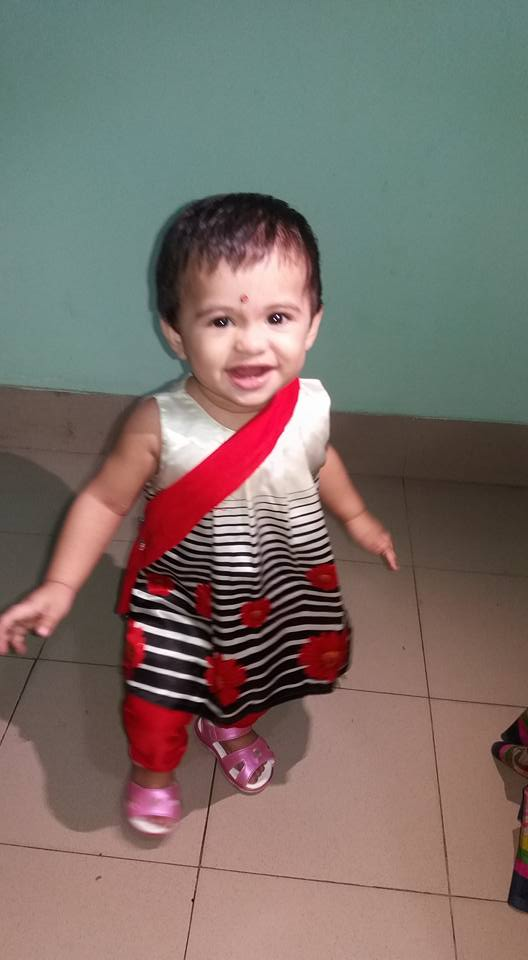
#> input picture pil/a.jpg, 528 x 960 px
$ python transformation.py
#> lines starting #> are read from the running program, lines starting #| are printed output that depends on the picture
from PIL import Image

baby = Image.open("a.jpg")
#> baby is the input picture: PIL image 528x960 RGB; mean R, G, B 123.7, 111.5, 105.6
square_img = baby.resize((250, 250))
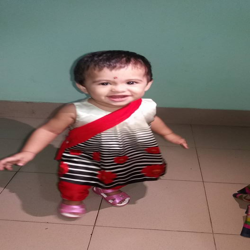
#> square_img: PIL image 250x250 RGB; mean R, G, B 123.7, 111.6, 105.6
flip_baby = baby.transpose(Image.FLIP_LEFT_RIGHT)
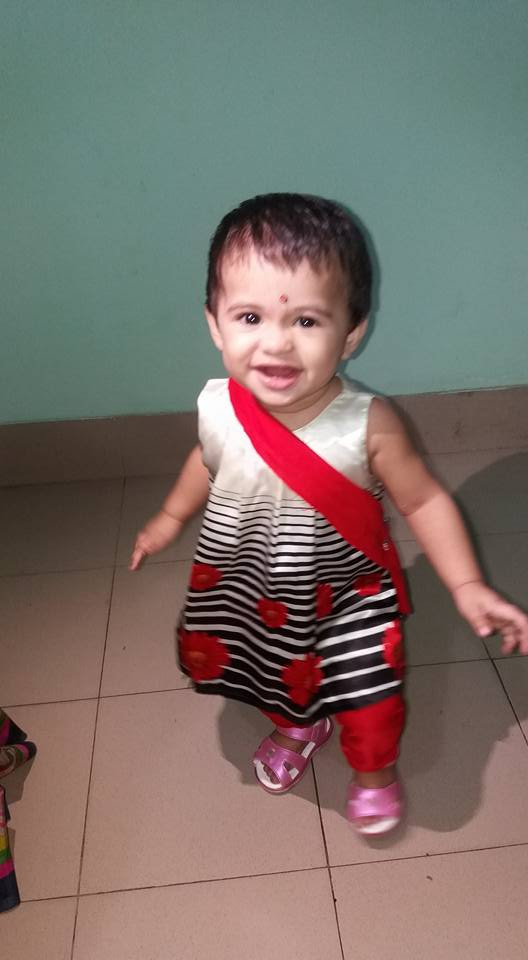
#> flip_baby: PIL image 528x960 RGB; mean R, G, B 123.7, 111.5, 105.6
flip_baby1 = baby.transpose(Image.FLIP_TOP_BOTTOM)
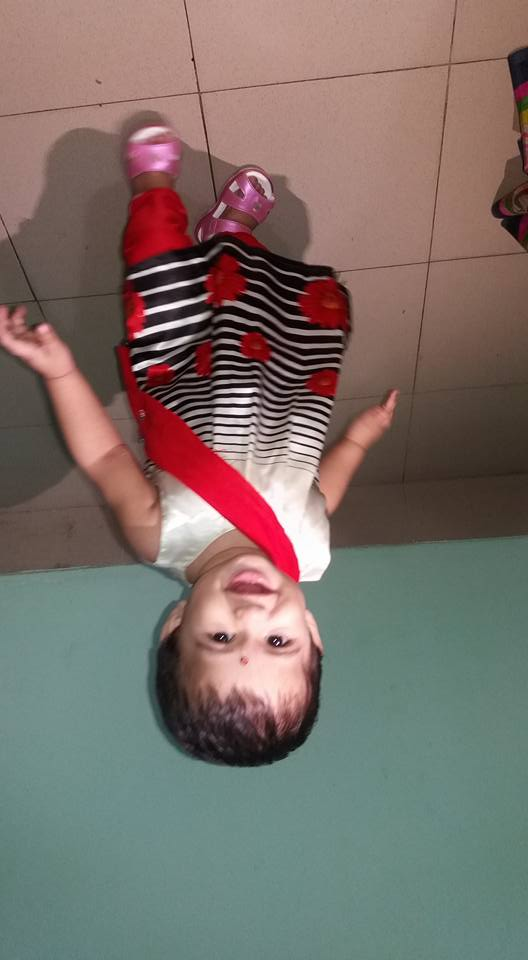
#> flip_baby1: PIL image 528x960 RGB; mean R, G, B 123.7, 111.5, 105.6
spin_baby= baby.transpose(Image.ROTATE_90)
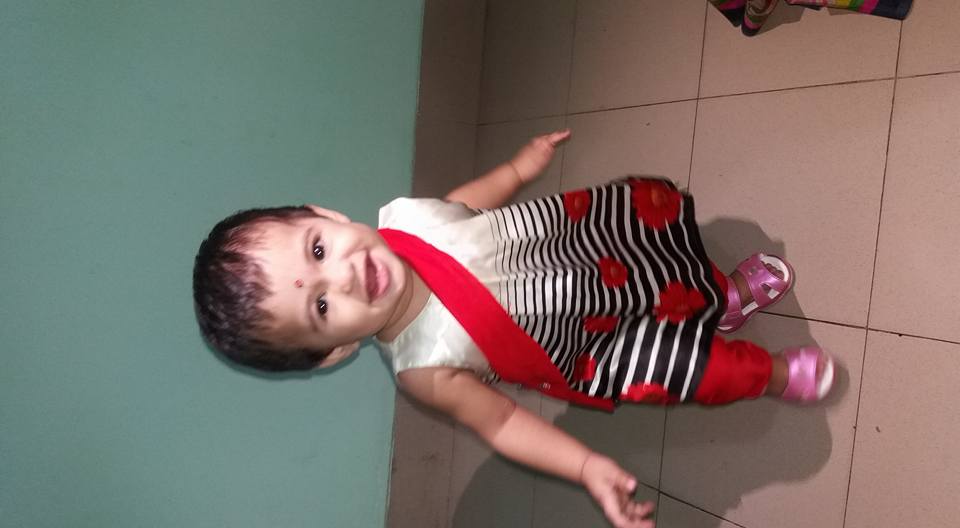
#> spin_baby: PIL image 960x528 RGB; mean R, G, B 123.7, 111.5, 105.6

# baby.show()
spin_baby.show()
# square_img.show()
# flip_baby1.show()
# print(baby.size)

$ run again, with pil/b.jpg copied over pil/a.jpg
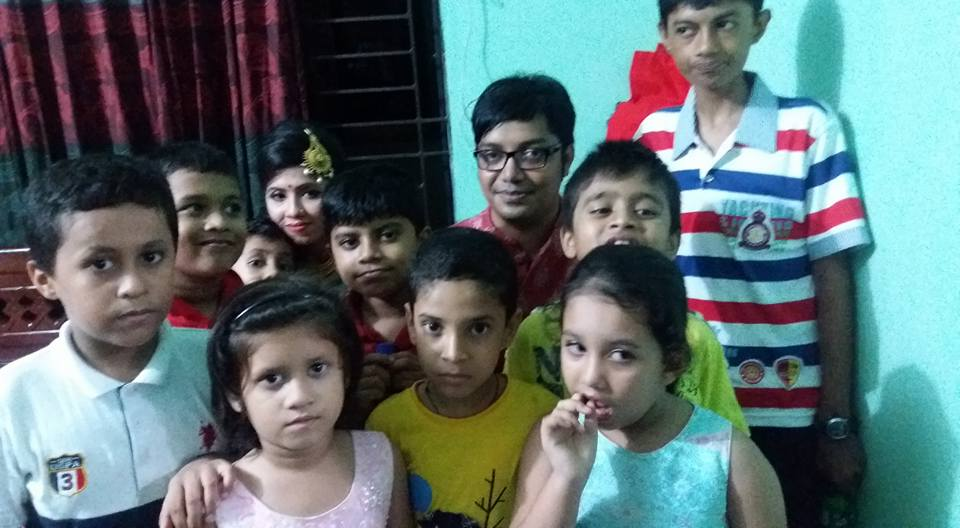
#> input picture pil/b.jpg, 960 x 528 px
#> baby is the input picture: PIL image 960x528 RGB; mean R, G, B 93.6, 111.4, 112.6
#> `flip_baby1 = baby.transpose(Image.FLIP_TOP_BOTTOM)`:
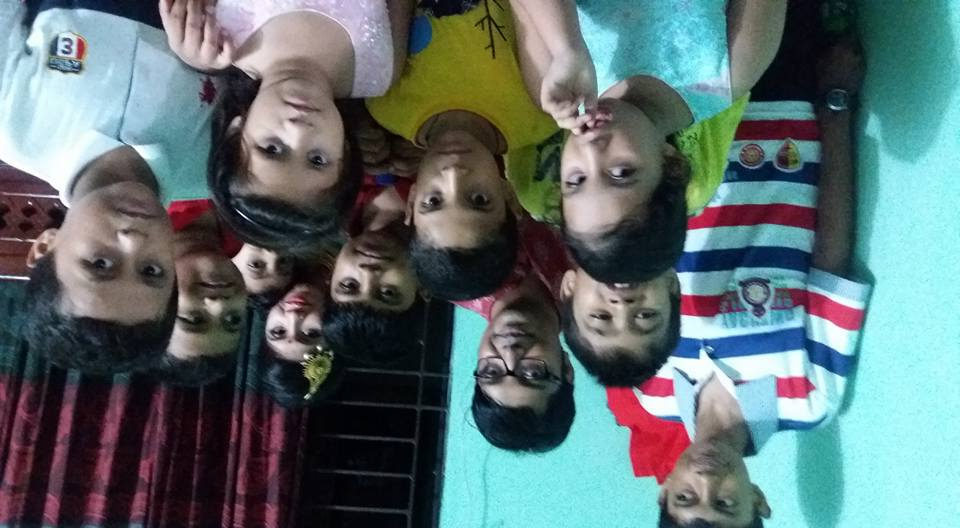
#> flip_baby1: PIL image 960x528 RGB; mean R, G, B 93.6, 111.4, 112.6
#> `spin_baby= baby.transpose(Image.ROTATE_90)`:
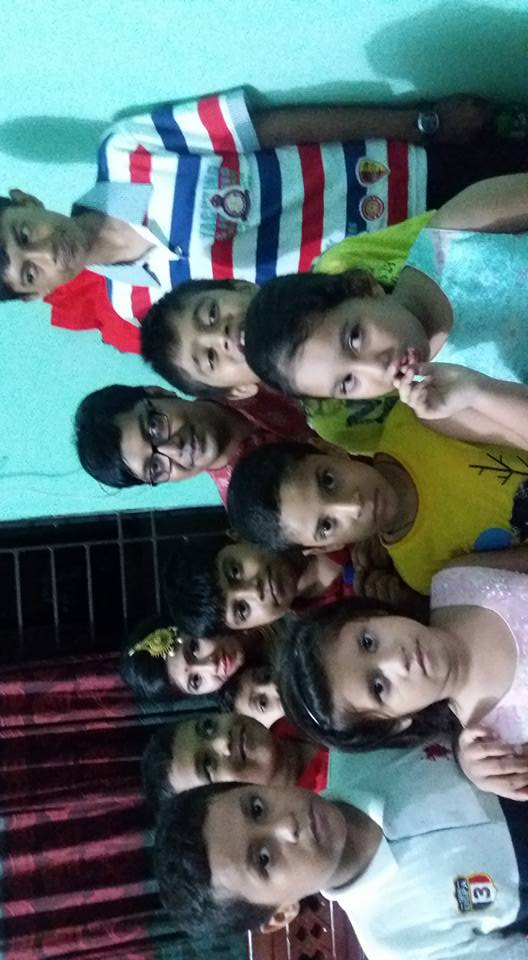
#> spin_baby: PIL image 528x960 RGB; mean R, G, B 93.6, 111.4, 112.6

$ run again, with pil/c.jpg copied over pil/a.jpg
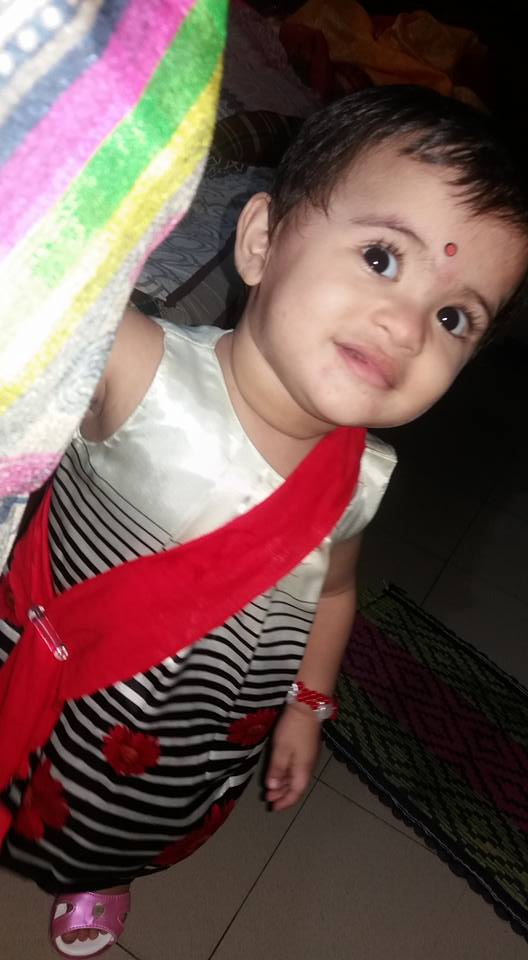
#> input picture pil/c.jpg, 528 x 960 px
#> baby is the input picture: PIL image 528x960 RGB; mean R, G, B 111.1, 84, 80.4
#> `flip_baby1 = baby.transpose(Image.FLIP_TOP_BOTTOM)`:
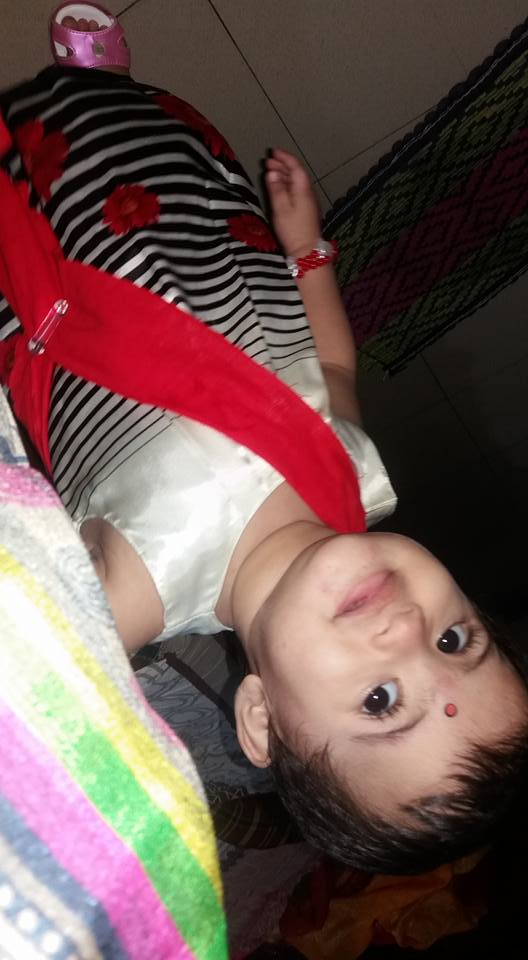
#> flip_baby1: PIL image 528x960 RGB; mean R, G, B 111.1, 84, 80.4
#> `spin_baby= baby.transpose(Image.ROTATE_90)`:
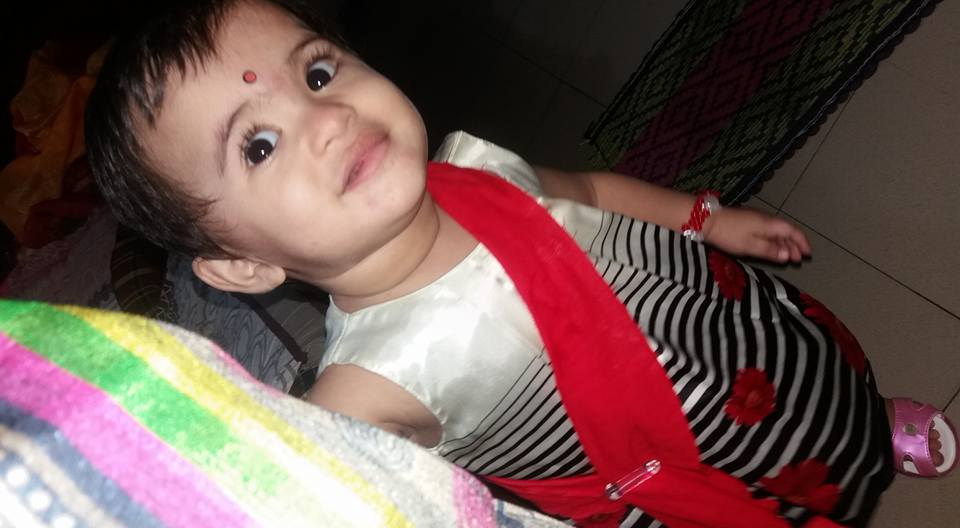
#> spin_baby: PIL image 960x528 RGB; mean R, G, B 111.1, 84, 80.4
